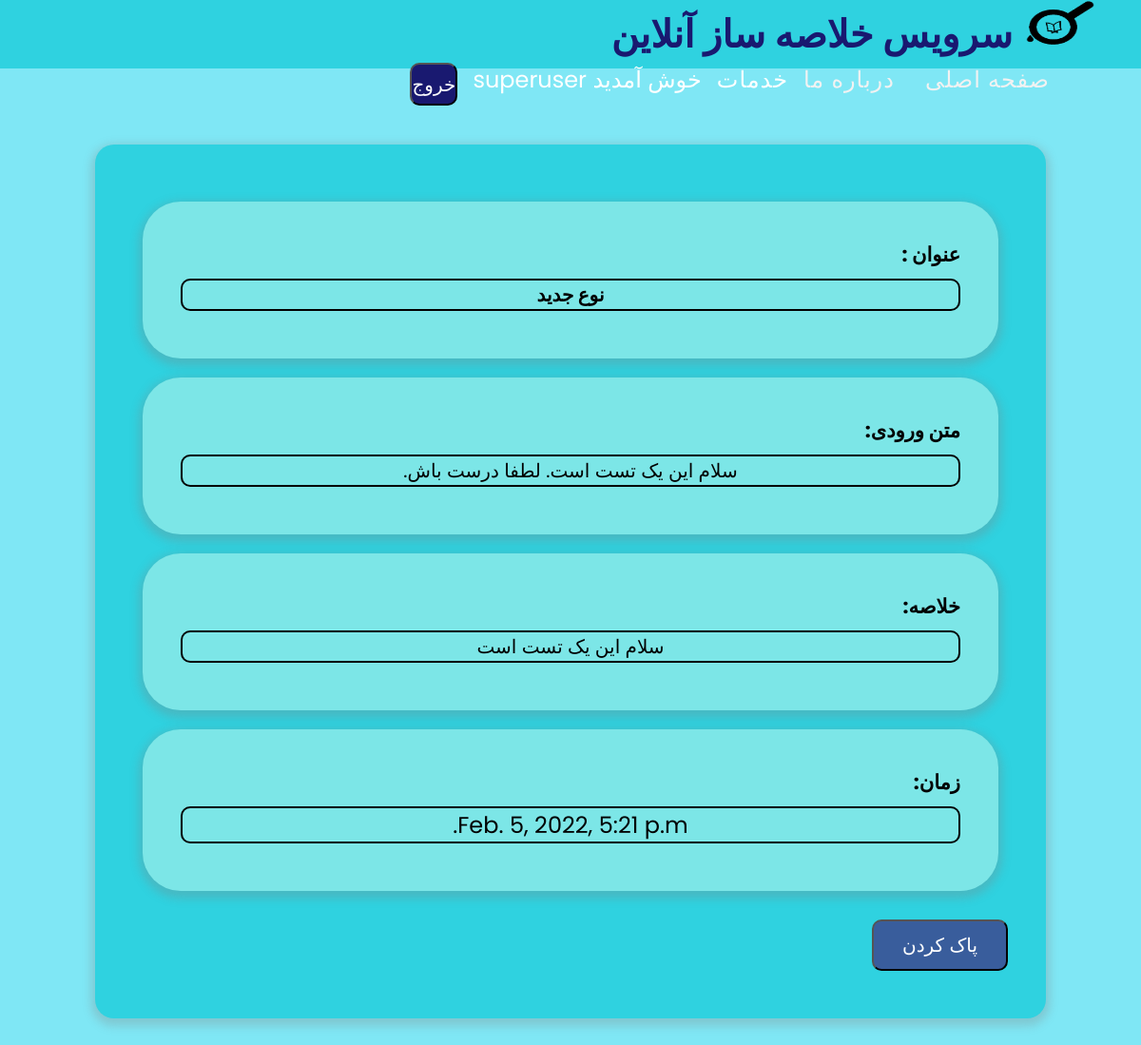
The page /summary/46 (signed in) on the database its author committed.
### project/models.py (models this page shows, shortened)
class Summary(models.Model):
    name = models.CharField(max_length=100, null=True)
    inputData = models.TextField(null=True, blank=True)
    outputData = models.TextField(null=True, blank=True)
    user = models.ForeignKey(User, on_delete=models.CASCADE)
    datecompleted = models.DateTimeField(auto_now_add=True)

### project/views.py (the view)
# urls.py: path('summary/<int:summary_pk>', views.viewsummaries, name='viewsummaries'),
@login_required
def viewsummaries(request, summary_pk):
    summary = get_object_or_404(Summary, pk=summary_pk, user=request.user)
    return render(request, 'project/viewsummaries.html', {'summary': summary})

### project/templates/project/viewsummaries.html (shortened to what this page needs)
{% extends 'project/base.html' %}
{% block content %}
<html lang="en">
    <head>
    </head>
    <body>
        <div class="formA">
            <div class="formB">
               <h2> عنوان :</h2>
                <div class="name">
                    <b> {{summary.name}}</b>
                </div>
            </div>
            <div class="formB">
                <h2>متن ورودی:</h2>
                <div class="name">
                    {{summary.inputData}}
                </div>
            </div>
            <div class="formB">
                <h2>خلاصه:</h2>
                <div class="name">
                    {{summary.outputData}}
                </div>
            </div>
            <div class="formB">
                <h2>زمان:</h2>
                <div class="name">
                    <font size="5"> {{summary.datecompleted}}</font>
                </div>
            </div>
            <form method="POST" action="{% url 'deletesummary' summary.id %}">
                <button class="btn" id="delete" type="submit">پاک کردن</button>
            </form>
        </div>
    </body>
</html>
{% endblock %}

### project/templates/project/base.html (shortened to what this page needs)
{% load static %}
<html lang="en" dir="rtl">
  <head>
      <link rel="stylesheet" href="https://cdnjs.cloudflare.com/ajax/libs/font-awesome/5.15.2/css/all.min.css"/>
  </head>
  <body>
    <nav>
      <div class="logo">
        <img src="{% static 'project/images.png' %}" width="80" height="50" >
        <font class="myfont" color=#191970> سرویس خلاصه ساز آنلاین</font>
      </div>
        <ul>
          <li class="active"><a href="{% url 'home' %} "><font size="5" >صفحه اصلی</font></a></li>
          <li><a href="{% url 'aboutUs' %}" ><font size="5">درباره ما</font></a></li>
          <div class="dropdown"><span><font color="white" size="5"> خدمات</font></span>
          </div>
        {% if user.is_authenticated %}
          <li class="myli"><font size="5" face="Bnazanin" color="white">خوش آمدید {{ user.username }}</font></li>
          <form action="{% url 'logoutuser' %}" method="POST">
            <button type="submit" class="btnA btn-danger" >خروج</button>
          </form>
        {% else %}
          <li><a href="{% url 'signupuser' %}"><span class="glyphicon glyphicon-user"></span><font size="5"> ثبت نام</font></a></li>
          <li><a href="{% url 'loginuser' %}"><span class="glyphicon glyphicon-log-in"></span><font size="5"> ورود</font></a></li>
        {% endif %}
        </ul>
    </nav>
  </body>
  {% block content %}{% endblock %}
</html>

### project/templates/project/base.html (style rules this page uses)
* { margin: 0; padding: 0; box-sizing: border-box; font-family: 'Poppins', sans-serif; }
nav { display: flex; height: 9vh; width: 100%; background: #2FD2E0; align-items: center; justify-content: space-between; padding: 0 10vh 0 5vh; flex-wrap: wrap; }
nav .logo { color: #fff; font-size: 5vh; font-weight: 600; margin-right : -3vh; }
nav ul { display: flex; flex-wrap: wrap; list-style: none; }
nav ul li { margin: 0 1vh; }
nav ul li a { color: #f2f2f2; text-decoration: none; font-size: 2vh; font-weight: 500; padding: 2vh 1vh; border-radius: 5px; letter-spacing: 1px; transition: all 0.3s ease; }
.btnA { border-radius:10px; background-color: #191970 ; left:0px; height:45px; width:50px; color: white; font-size: 20px; }
.dropdown { position: relative; display: inline-block; letter-spacing: 1px; }
.myli { margin: 0 2vh; }

### project/templates/project/viewsummaries.html (style rules this page uses)
body { background:#7FE7F5; background-repeat: no-repeat; background-size:cover; background-attachment: fixed; color: #000; font: 14px Bnazanin; margin: 0 auto; padding: 0; position: center; }
.formA { background: #2FD2E0; padding: 40px; max-width: 1000px; margin: 80px auto; border-radius: 20px; box-shadow: 0 4px 10px 4px rgba(128, 128, 128, 0.3); }
.formB { background: #7CE6E7; padding: 40px; max-width: 900px; margin: 20px auto; border-radius: 40px; box-shadow: 0 4px 10px 4px rgba(128, 128, 128, 0.3); text-align:right; }
.name { font-size:20px; text-align: center; position: relative; transform: translateX(0%); max-width: 900px; margin: 10px auto; border-radius: 10px; border-style: solid; border-width:2px; border-color:black; }
.btn { margin: 10px auto; border-radius: 10px; padding: 10px 30px; background-color: #395D9C; color: white; font-size: 20px; align-item:center; }

### rows shown on the page
Summary: name "نوع جدید", inputData "سلام این یک تست است. لطفا درست باش.", outputData "سلام این یک تست است", datecompleted "Feb. 5, 2022, 5:21 p.m."

### other values the page prints
{{ user.username }} "superuser"
